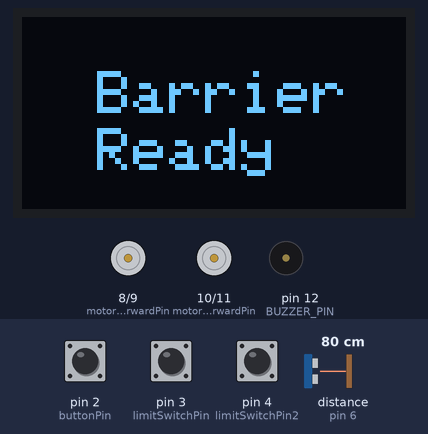
This sketch was run on a simulated Arduino Uno, built with avr-gcc and run on an emulated ATmega328P. On the bench: 128×64 one-colour display, motor-driver pin pairs drawn as motors (green arrow = first pin HIGH = forward, orange = second pin HIGH = backward, longer = more drive), buzzer (waves = sounding). The test bench sets the inputs (shaded band); at power-on: pin 2 (buttonPin) HIGH, distance to the obstacle (sensor on pin 6) 80 cm, pin 3 (limitSwitchPin) HIGH, pin 4 (limitSwitchPin2) HIGH. The echo pulse lasts 58.3 µs per cm; what the sketch prints to the serial monitor is not drawn.

Above: at 2.2 s.
2.3 s: pin 2 (buttonPin) pulled LOW for 0.15 s
At 3.3 s:
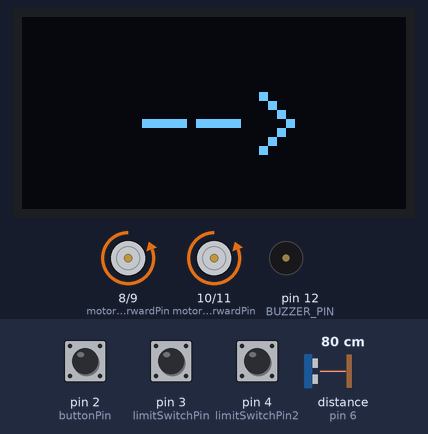
4.4 s: distance to the obstacle (sensor on pin 6) set to 4 cm
5.9 s: distance to the obstacle (sensor on pin 6) set to 2 cm
At 7.0 s:
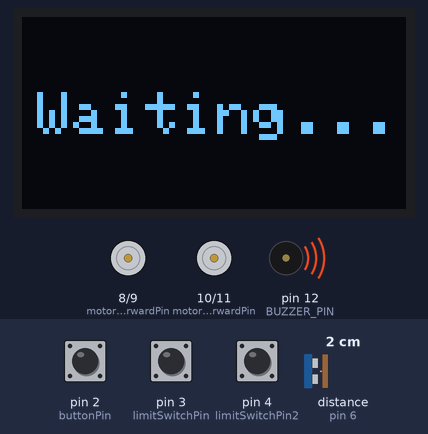
7.7 s: distance to the obstacle (sensor on pin 6) set to 9 cm
At 9.3 s:
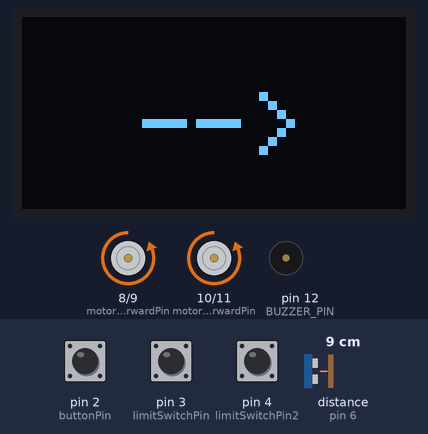
9.7 s: pin 3 (limitSwitchPin) pulled LOW for 0.15 s
At 15.9 s:
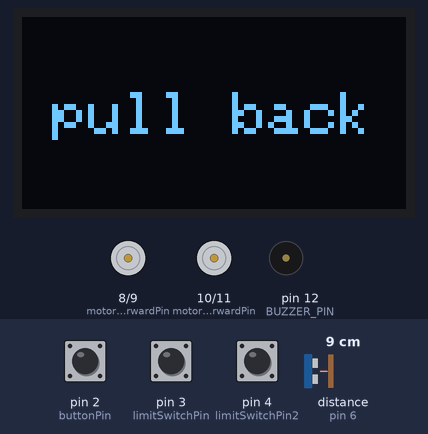
Timing chart, 0 to 18.0 s (numbered marks = the images above; inputs shaded):
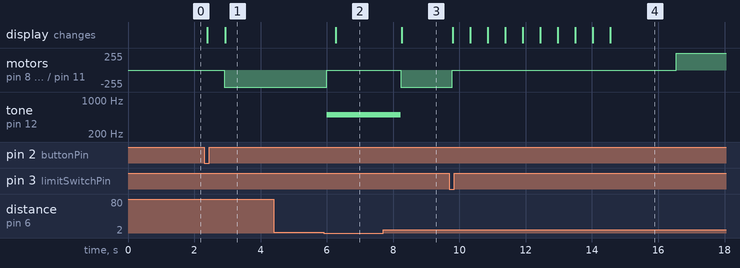

The sketch:

code.ino
```cpp
const int buttonPin = 2;
const int limitSwitchPin = 3;
const int limitSwitchPin2 = 4;
const int trigPin = 5;
const int echoPin = 6;
#define BUZZER_PIN 12


// มอเตอร์ตัวที่ 1
const int motor1ForwardPin = 8;
const int motor1BackwardPin = 9;

// มอเตอร์ตัวที่ 2
const int motor2ForwardPin = 10;
const int motor2BackwardPin = 11;

bool motorRunning = false;
long duration;
int distance;
//จอ
#include <Wire.h>
#include <Adafruit_GFX.h>
#include <Adafruit_SSD1306.h>

#define SCREEN_WIDTH 128
#define SCREEN_HEIGHT 64
#define OLED_RESET -1
Adafruit_SSD1306 display(SCREEN_WIDTH, SCREEN_HEIGHT, &Wire, OLED_RESET);
bool countdownStarted = false;


void setup() {
  pinMode(buttonPin, INPUT_PULLUP);
  pinMode(limitSwitchPin, INPUT_PULLUP);
  pinMode(limitSwitchPin2, INPUT_PULLUP);
  pinMode(trigPin, OUTPUT);
  pinMode(echoPin, INPUT);
  pinMode(BUZZER_PIN, OUTPUT);

  pinMode(motor1ForwardPin, OUTPUT);
  pinMode(motor1BackwardPin, OUTPUT);
  pinMode(motor2ForwardPin, OUTPUT);
  pinMode(motor2BackwardPin, OUTPUT);

  Serial.begin(9600);
  if (!display.begin(SSD1306_SWITCHCAPVCC, 0x3C)) {
    Serial.println(F("OLED ไม่พบ"));
    while (true)
      ;
  }

  display.clearDisplay();
  display.setTextSize(2);
  display.setTextColor(SSD1306_WHITE);
  display.setCursor(25, 18);
  display.print("Barrier");
  display.setCursor(25, 37);
  display.print("Ready");
  display.display();
  delay(1000);
}

void loop() {
  bool buttonPressed = digitalRead(buttonPin) == LOW;


  if (buttonPressed && !motorRunning) {
    display.clearDisplay();
    display.display();
    delay(500);
    distance = readUltrasonic();
    Serial.print("ระยะเริ่ม: ");
    Serial.println(distance);

    if (distance < 1.5) {
      Serial.println("มีสิ่งกีดขวาง มอเตอร์ไม่ทำงาน");
      while (readUltrasonic() < 1.5) {
        Serial.println("ที่กั้นหยุดทำงาน...");
        delay(200);
        tone(BUZZER_PIN, 1000);
        display.clearDisplay();
        display.setCursor(5, 25);
        display.setTextSize(2);
        display.print("Waiting...");
        display.display();
        delay(500);
      }
      moveForward();
      motorRunning = true;
      Serial.println("เคลียร์!! กำลังเดินหน้า...");
      noTone(BUZZER_PIN);

    } else {
      Serial.println("กำลังขยับแผงกั้น...");
      moveForward();
      motorRunning = true;
    }
  }

  if (motorRunning) {
    distance = readUltrasonic();
    Serial.print("Live Distance: ");
    Serial.println(distance);

    // ถ้าระยะใกล้เกินไปให้หยุดรอ
    if (distance < 1.5) {
      Serial.println("ตรวจพบสิ่งกีดขวาง ที่กั้นกำลังหยุด...");
      tone(BUZZER_PIN, 500);
      stopMotor();

      // รอจนกว่าระยะจะปลอดภัย
      while (readUltrasonic() < 1.5) {
        Serial.println("ที่กั้นหยุดทำงาน...");
        delay(200);
        display.clearDisplay();
        display.setCursor(5, 25);
        display.setTextSize(2);
        display.print("Waiting...");
        display.display();
        delay(500);
      }
      Serial.println("เคลียร์!! กำลังเดินหน้า...");
      noTone(BUZZER_PIN);
      moveForward();
    }

    // ถึง limit switch ให้ถอยหลัง
    if (digitalRead(limitSwitchPin) == LOW) {
      Serial.println("รอคนข้าม...");
      stopMotor();
      countdownStarted = true;
      startCountdown(10);
      while (digitalRead(limitSwitchPin2) == HIGH) {
        Serial.println("กำลังถอยกลับ...");
        moveBackward();
      }
      Serial.println("ทำงานเสร็จสิ้น ");
      stopMotor();
      motorRunning = false;
      display.clearDisplay();
      display.setTextSize(3);
      display.setCursor(40, 25);
      display.print("End.");
      display.display();
      delay(2000);
      display.clearDisplay();
      display.print("");
      display.display();
    }
  }

  delay(100);
}

void moveForward() {
  digitalWrite(motor1ForwardPin, LOW);
  digitalWrite(motor1BackwardPin, HIGH);
  digitalWrite(motor2ForwardPin, LOW);
  digitalWrite(motor2BackwardPin, HIGH);
  display.clearDisplay();
  display.setTextSize(3);
  display.setCursor(40, 25);
  display.print("-->");
  display.display();
}

void moveBackward() {
  digitalWrite(motor1ForwardPin, HIGH);
  digitalWrite(motor1BackwardPin, LOW);
  digitalWrite(motor2ForwardPin, HIGH);
  digitalWrite(motor2BackwardPin, LOW);
}

void stopMotor() {
  digitalWrite(motor1ForwardPin, LOW);
  digitalWrite(motor1BackwardPin, LOW);
  digitalWrite(motor2ForwardPin, LOW);
  digitalWrite(motor2BackwardPin, LOW);
}

int readUltrasonic() {
  digitalWrite(trigPin, LOW);
  delayMicroseconds(2);
  digitalWrite(trigPin, HIGH);
  delayMicroseconds(10);
  digitalWrite(trigPin, LOW);

  duration = pulseIn(echoPin, HIGH);
  int cm = duration * 0.034 / 2;
  return cm;
}

void startCountdown(int seconds) {
  for (int i = seconds; i >= 2; i--) {
    display.clearDisplay();
    display.setCursor(50, 25);
    display.setTextSize(3);
    display.print(i);
    display.display();
    delay(500);
  }
  display.clearDisplay();
  display.setTextSize(2);
  display.setCursor(10, 25);
  display.print("pull back");
  display.display();

  // รีเซ็ตสถานะหลังจบ
  delay(2000);
  countdownStarted = false;
}
```

Measured:
- the behaviour switches between 3 and 2 cm on distance to the obstacle (sensor on pin 6) (found by bisection; images 1 and 2)
- after the input at 2.3 s, motor on pin 8 (motor1ForwardPin) / pin 9 (motor1BackwardPin), motor on pin 10 (motor2ForwardPin) / pin 11 (motor2BackwardPin): stopped → backward 255/255 after 0.61 s; the display: first changes after 0.08 s (image 1 shows a later state)
- after the input at 4.4 s, every drawn part: stays the same
- after the input at 5.9 s, motor on pin 8 (motor1ForwardPin) / pin 9 (motor1BackwardPin), motor on pin 10 (motor2ForwardPin) / pin 11 (motor2BackwardPin): backward 255/255 → stopped after 0.09 s; tone on pin 12 (BUZZER_PIN): silent → 500 Hz after 0.09 s; the display: changes after 0.37 s (image 2)
- after the input at 7.7 s, motor on pin 8 (motor1ForwardPin) / pin 9 (motor1BackwardPin), motor on pin 10 (motor2ForwardPin) / pin 11 (motor2BackwardPin): stopped → backward 255/255 after 0.53 s; tone on pin 12 (BUZZER_PIN): 500 Hz → silent after 0.53 s; the display: changes after 0.56 s (image 3)
- after the input at 9.7 s, motor on pin 8 (motor1ForwardPin) / pin 9 (motor1BackwardPin), motor on pin 10 (motor2ForwardPin) / pin 11 (motor2BackwardPin): backward 255/255 → stopped after 0.08 s, → forward 255/255 6.8 s later; the display: first changes after 0.11 s (image 4 shows a later state)
